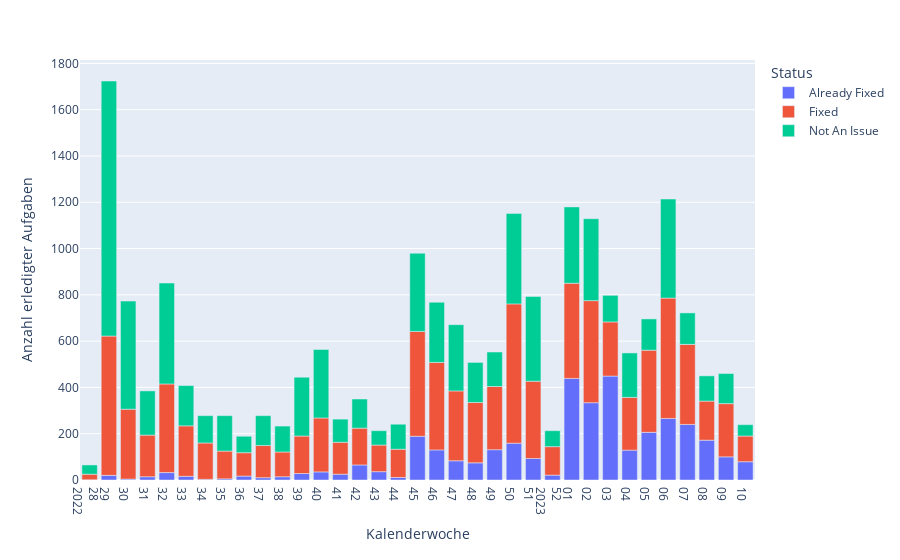

Here is the notebook cell this chart was saved with:
### Markdown cell above
## Progress per week

### Code cell
tasks_per_week = challenge_stats[['MappedOn', 'TaskStatus']].groupby([pd.Grouper(key='MappedOn', freq='W-MON'), 'TaskStatus']).size().unstack().fillna(0).astype(int)
tasks_per_week = tasks_per_week.filter(regex=r'Fixed|Not_An_Issue|Already_Fixed|Too_Hard|Skipped').rename(columns={
    'Not_An_Issue': 'Not An Issue',
    'Already_Fixed': 'Already Fixed',
    'Too_Hard': 'Too Hard',
})
fig = px.bar(tasks_per_week, labels={
    'MappedOn': 'Kalenderwoche',
    'value': 'Anzahl erledigter Aufgaben',
    'TaskStatus': 'Status',
})
fig.update_xaxes(
    dtick=7*24*3600*1000,
    tickformat='%V\n%Y',
)
fig.show()

### Figure 1 — Plotly figure (JSON) as saved in the notebook; plotly's stock layout.template omitted (floating-point values rounded to 4 significant figures)
{"data": [{"alignmentgroup": "True", "hovertemplate": "Status=Already Fixed<br>Kalenderwoche=%{x}<br>Anzahl erledigter Aufgaben=%{y}<extra></extra>", "legendgroup": "Already Fixed", "marker": {"color": "#636efa", "pattern": {"shape": ""}}, "name": "Already Fixed", "offsetgroup": "Already Fixed", "orientation": "v", "showlegend": true, "textposition": "auto", "type": "bar", "x": ["2022-07-18T00:00:00+00:00", "2022-07-25T00:00:00+00:00", "2022-08-01T00:00:00+00:00", "2022-08-08T00:00:00+00:00", "2022-08-15T00:00:00+00:00", "2022-08-22T00:00:00+00:00", "2022-08-29T00:00:00+00:00", "2022-09-05T00:00:00+00:00", "2022-09-12T00:00:00+00:00", "2022-09-19T00:00:00+00:00", "2022-09-26T00:00:00+00:00", "2022-10-03T00:00:00+00:00", "2022-10-10T00:00:00+00:00", "2022-10-17T00:00:00+00:00", "2022-10-24T00:00:00+00:00", "2022-10-31T00:00:00+00:00", "2022-11-07T00:00:00+00:00", "2022-11-14T00:00:00+00:00", "2022-11-21T00:00:00+00:00", "2022-11-28T00:00:00+00:00", "2022-12-05T00:00:00+00:00", "2022-12-12T00:00:00+00:00", "2022-12-19T00:00:00+00:00", "2022-12-26T00:00:00+00:00", "2023-01-02T00:00:00+00:00", "2023-01-09T00:00:00+00:00", "2023-01-16T00:00:00+00:00", "2023-01-23T00:00:00+00:00", "2023-01-30T00:00:00+00:00", "2023-02-06T00:00:00+00:00", "2023-02-13T00:00:00+00:00", "2023-02-20T00:00:00+00:00", "2023-02-27T00:00:00+00:00", "2023-03-06T00:00:00+00:00", "2023-03-13T00:00:00+00:00"], "xaxis": "x", "y": [1, 20, 4, 14, 32, 16, 3, 5, 17, 10, 14, 28, 35, 25, 65, 36, 11, 189, 130, 83, 74, 131, 159, 93, 21, 439, 334, 449, 129, 206, 266, 240, 172, 100, 79], "yaxis": "y"}, {"alignmentgroup": "True", "hovertemplate": "Status=Fixed<br>Kalenderwoche=%{x}<br>Anzahl erledigter Aufgaben=%{y}<extra></extra>", "legendgroup": "Fixed", "marker": {"color": "#EF553B", "pattern": {"shape": ""}}, "name": "Fixed", "offsetgroup": "Fixed", "orientation": "v", "showlegend": true, "textposition": "auto", "type": "bar", "x": ["2022-07-18T00:00:00+00:00", "2022-07-25T00:00:00+00:00", "2022-08-01T00:00:00+00:00", "2022-08-08T00:00:00+00:00", "2022-08-15T00:00:00+00:00", "2022-08-22T00:00:00+00:00", "2022-08-29T00:00:00+00:00", "2022-09-05T00:00:00+00:00", "2022-09-12T00:00:00+00:00", "2022-09-19T00:00:00+00:00", "2022-09-26T00:00:00+00:00", "2022-10-03T00:00:00+00:00", "2022-10-10T00:00:00+00:00", "2022-10-17T00:00:00+00:00", "2022-10-24T00:00:00+00:00", "2022-10-31T00:00:00+00:00", "2022-11-07T00:00:00+00:00", "2022-11-14T00:00:00+00:00", "2022-11-21T00:00:00+00:00", "2022-11-28T00:00:00+00:00", "2022-12-05T00:00:00+00:00", "2022-12-12T00:00:00+00:00", "2022-12-19T00:00:00+00:00", "2022-12-26T00:00:00+00:00", "2023-01-02T00:00:00+00:00", "2023-01-09T00:00:00+00:00", "2023-01-16T00:00:00+00:00", "2023-01-23T00:00:00+00:00", "2023-01-30T00:00:00+00:00", "2023-02-06T00:00:00+00:00", "2023-02-13T00:00:00+00:00", "2023-02-20T00:00:00+00:00", "2023-02-27T00:00:00+00:00", "2023-03-06T00:00:00+00:00", "2023-03-13T00:00:00+00:00"], "xaxis": "x", "y": [24, 602, 302, 180, 383, 218, 157, 120, 101, 139, 107, 162, 233, 138, 159, 115, 122, 453, 378, 302, 261, 273, 602, 334, 123, 411, 441, 234, 228, 355, 520, 346, 169, 230, 111], "yaxis": "y"}, {"alignmentgroup": "True", "hovertemplate": "Status=Not An Issue<br>Kalenderwoche=%{x}<br>Anzahl erledigter Aufgaben=%{y}<extra></extra>", "legendgroup": "Not An Issue", "marker": {"color": "#00cc96", "pattern": {"shape": ""}}, "name": "Not An Issue", "offsetgroup": "Not An Issue", "orientation": "v", "showlegend": true, "textposition": "auto", "type": "bar", "x": ["2022-07-18T00:00:00+00:00", "2022-07-25T00:00:00+00:00", "2022-08-01T00:00:00+00:00", "2022-08-08T00:00:00+00:00", "2022-08-15T00:00:00+00:00", "2022-08-22T00:00:00+00:00", "2022-08-29T00:00:00+00:00", "2022-09-05T00:00:00+00:00", "2022-09-12T00:00:00+00:00", "2022-09-19T00:00:00+00:00", "2022-09-26T00:00:00+00:00", "2022-10-03T00:00:00+00:00", "2022-10-10T00:00:00+00:00", "2022-10-17T00:00:00+00:00", "2022-10-24T00:00:00+00:00", "2022-10-31T00:00:00+00:00", "2022-11-07T00:00:00+00:00", "2022-11-14T00:00:00+00:00", "2022-11-21T00:00:00+00:00", "2022-11-28T00:00:00+00:00", "2022-12-05T00:00:00+00:00", "2022-12-12T00:00:00+00:00", "2022-12-19T00:00:00+00:00", "2022-12-26T00:00:00+00:00", "2023-01-02T00:00:00+00:00", "2023-01-09T00:00:00+00:00", "2023-01-16T00:00:00+00:00", "2023-01-23T00:00:00+00:00", "2023-01-30T00:00:00+00:00", "2023-02-06T00:00:00+00:00", "2023-02-13T00:00:00+00:00", "2023-02-20T00:00:00+00:00", "2023-02-27T00:00:00+00:00", "2023-03-06T00:00:00+00:00", "2023-03-13T00:00:00+00:00"], "xaxis": "x", "y": [40, 1102, 467, 191, 436, 174, 118, 153, 71, 129, 112, 254, 296, 100, 126, 62, 108, 338, 260, 286, 173, 149, 391, 366, 69, 330, 354, 115, 192, 135, 428, 136, 109, 130, 49], "yaxis": "y"}], "layout": {"barmode": "relative", "legend": {"title": {"text": "Status"}, "tracegroupgap": 0}, "margin": {"t": 60}, "xaxis": {"anchor": "y", "domain": [0, 1], "dtick": 604800000, "tickformat": "%V\n%Y", "title": {"text": "Kalenderwoche"}}, "yaxis": {"anchor": "x", "domain": [0, 1], "title": {"text": "Anzahl erledigter Aufgaben"}}}}
